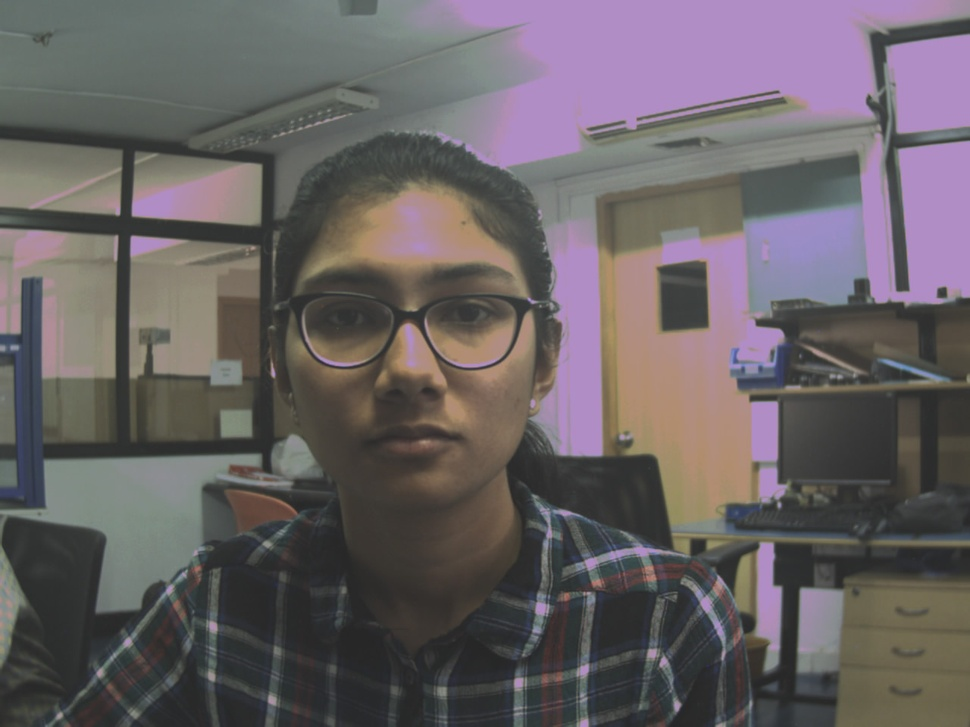
//> input picture 3.jpeg, 970 x 727 px, shrunk from 1280 x 960 before the run, given in place of the camera
$ ./faceDetect   (built with g++ and OpenCV 4)
//> lines starting //> are read from the running program, lines starting //| are printed output that depends on the picture; after the words box and inside, x2 and y2 are one past the last pixel; in counts of white or black regions, pixels touching at a corner belong together

//It is to detect faces in video captured using webcam.

// Include required header files from OpenCV directory
#include "opencv2/objdetect.hpp"
#include "opencv2/highgui.hpp"
#include "opencv2/imgproc.hpp"
#include <iostream>

using namespace std;
using namespace cv;

// Function for Face Detection
void detectAndDraw( Mat& img, CascadeClassifier& cascade );
string cascadeName;

int main( int argc, const char** argv )
{
	// VideoCapture class for playing video for which faces to be detected
	VideoCapture capture;
	Mat frame, image;

	// PreDefined trained XML classifiers with facial features
	CascadeClassifier cascade;

	// Change path before execution
	cascade.load( "haarcascade_frontalface_default.xml" ) ;

	capture.open(-1);
	if( capture.isOpened() )
	{
		// Capture frames from video and detect faces
		cout << "Face Detection Started...." << endl;
		while(1)
		{
			capture >> frame;
//> frame is the input picture: 727 rows x 970 cols, CV_8UC3; mean B, G, R 100.1, 97.5, 104
			if( frame.empty() )
				break;

			detectAndDraw( frame, cascade );
			char c = (char)waitKey(10);

            // Press q to exit from window
            if( c == 27 || c == 'q' || c == 'Q' )
                break;
		}
	}
	else
		cout<<"Could not Open Camera";
	return 0;
}

void detectAndDraw( Mat& img, CascadeClassifier& cascade)


{  //It is to draw rectangle around the detected faces.
 try {

		  vector<Rect> faces;
		  Mat frame_gray;

		  cvtColor( img, frame_gray, CV_BGR2GRAY );
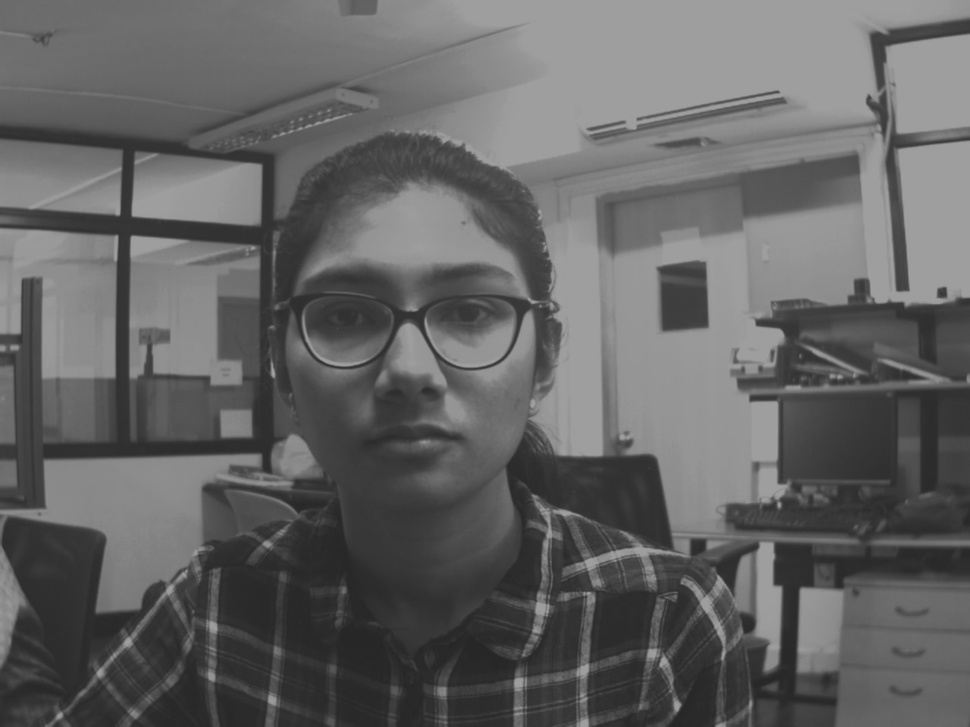
//> frame_gray: 727 rows x 970 cols, CV_8UC1; min 37, max 166, mean 99.8
		  equalizeHist( frame_gray, frame_gray );
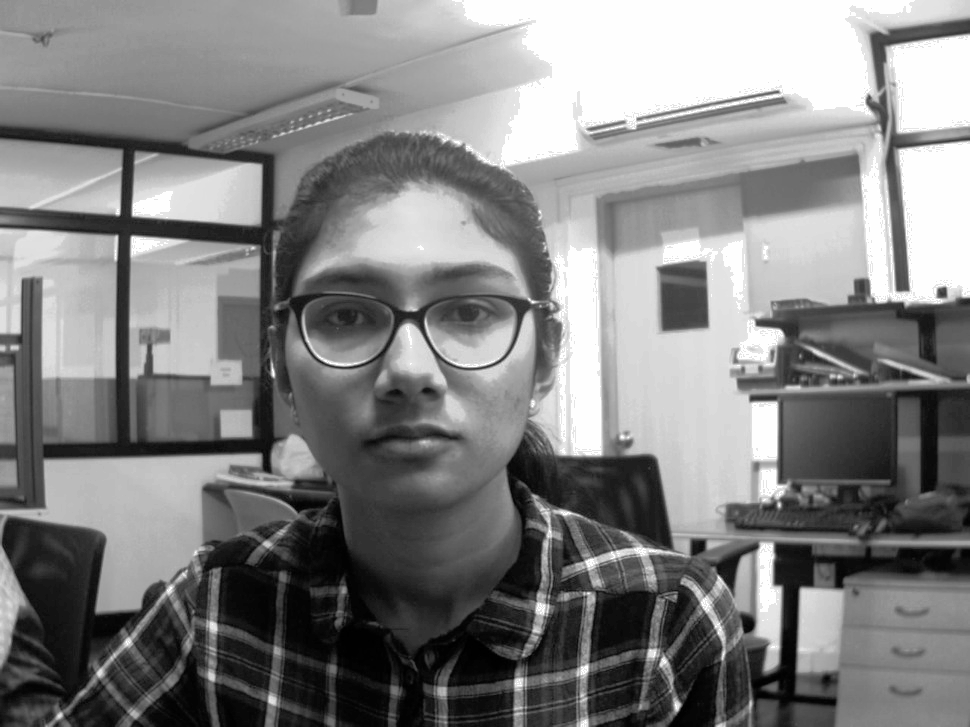
//> frame_gray: 727 rows x 970 cols, CV_8UC1; min 0, max 255, mean 129.7

		  //-- Detect faces
		  cascade.detectMultiScale( frame_gray, faces, 1.3,5);
//> faces = 1 Rect (x, y, width, height): [252, 193, 307, 307]

		  for( size_t i = 0; i < faces.size(); i++ )
		  {
		     rectangle(img, Point (faces[i].x, faces[i].y),Point (faces[i].x + faces[i].width, faces[i].y + faces[i].height), Scalar(255,0,0), 3);

		  }
//> this loop made 1 pass
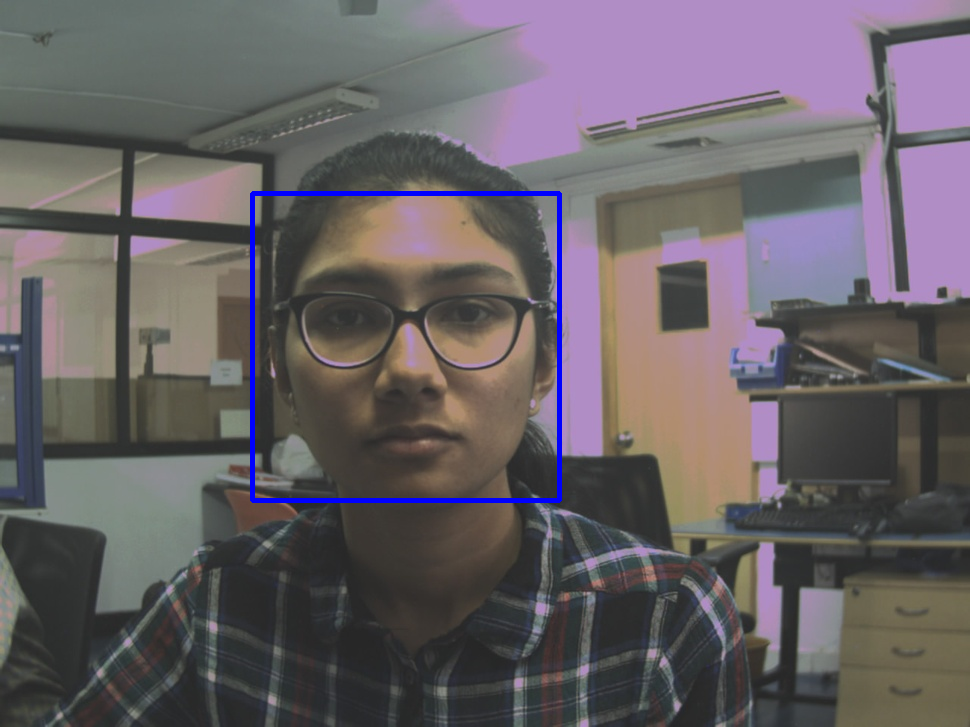
//> img: 727 rows x 970 cols, CV_8UC3; 0.87% of pixels changed, all inside (x1, y1, x2, y2) = (250, 191, 562, 503)
//> the 'q' key is pressed


	    }
 catch(...)
              {
                  cout<<"\nException occur.";
              }

	// Show Processed Image with detected faces
	imshow( "Face Detection", img );
}

$ run again, on face.jpg
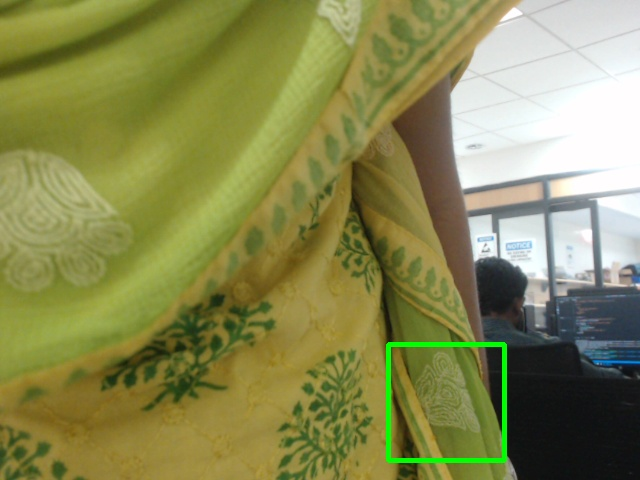
//> input picture face.jpg, 640 x 480 px, given in place of the camera
//> frame is the input picture: 480 rows x 640 cols, CV_8UC3; mean B, G, R 81.9, 137.2, 135.8
//> in detectAndDraw, `cvtColor( img, frame_gray, CV_BGR2GRAY );`:
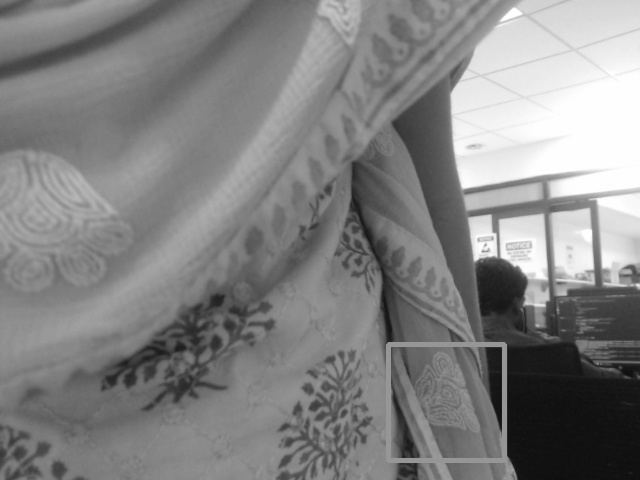
//> frame_gray: 480 rows x 640 cols, CV_8UC1; min 13, max 255, mean 130.5
//> in detectAndDraw, `equalizeHist( frame_gray, frame_gray );`:
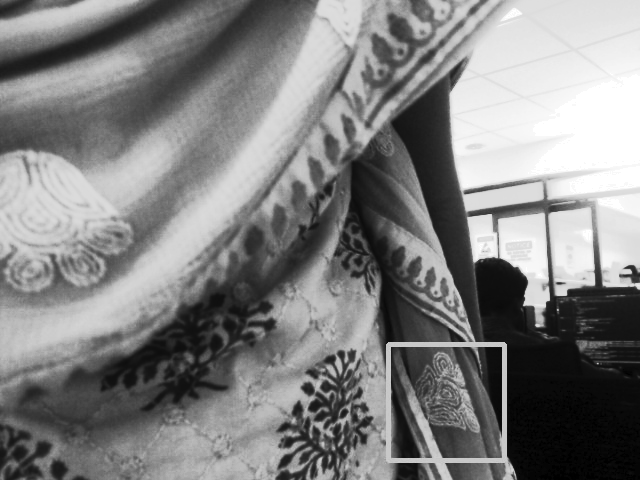
//> frame_gray: 480 rows x 640 cols, CV_8UC1; min 0, max 255, mean 128.7
//> faces = empty
